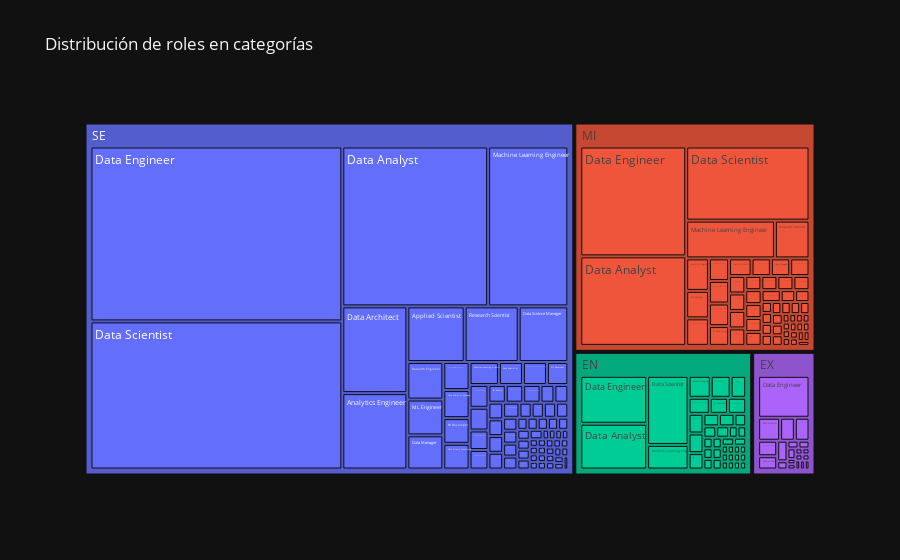

Source (notebook cell):
### Markdown cell above
¿Cómo se distribuyen los roles de trabajo en las diferentes categorías de experiencia?

### Code cell
roles_en_categorias = df.groupby(['experience_level', 'job_title']).size().reset_index(name='Count')

fig = px.treemap(roles_en_categorias, path=['experience_level', 'job_title'], values='Count', title= 'Distribución de roles en categorías', template='plotly_dark')
fig.show()

### Figure 1 — Plotly figure (JSON) as saved in the notebook; plotly's stock layout.template omitted (floating-point values rounded to 4 significant figures; data arrays with more than 128 entries replaced by an {"elided": "..."} marker saying what was removed)
{"data": [{"branchvalues": "total", "domain": {"x": [0, 1], "y": [0, 1]}, "hovertemplate": "labels=%{label}<br>Count=%{value}<br>parent=%{parent}<br>id=%{id}<extra></extra>", "ids": {"elided": "196 str values"}, "labels": {"elided": "196 str values"}, "name": "", "parents": {"elided": "196 str values"}, "type": "treemap", "values": {"elided": "196 int values"}}], "layout": {"legend": {"tracegroupgap": 0}, "title": {"text": "Distribución de roles en categorías"}}}
